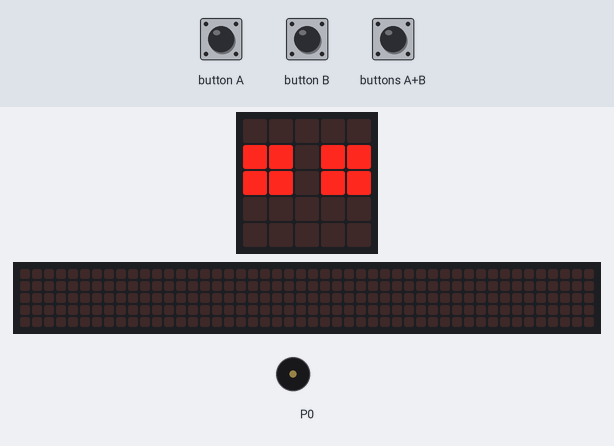
Bench run of a program on a simulated BBC micro:bit (MakeCode). Parts: the board's 5×5 LED display, a strip that is not on the board, showing the scrolling text unrolled, buzzer (waves = sounding). Inputs (shaded band) come from the test bench. A reset restarts the program; no radio messages arrive unless stated (any console line starting 'radio sent:' is added by the test bench); the 48×5 strip is a reading aid, not a part: it shows the text the display is scrolling, unrolled, one strip-width of it at a time; what the program prints to the serial console is not drawn.

Above: at 1.6 s.
1.7 s: buttons A+B pressed for 0.15 s
At 3.3 s:
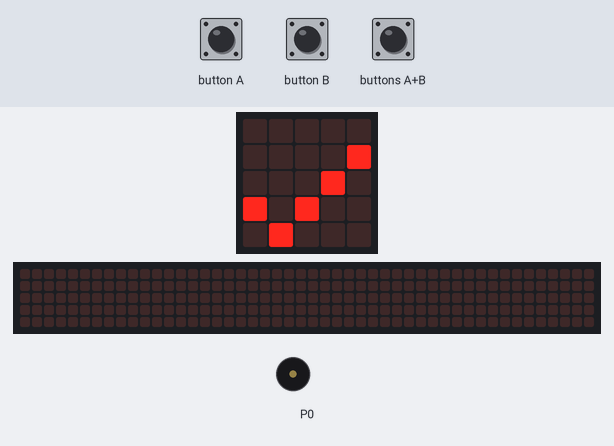
4.4 s: button A pressed for 0.15 s
At 5.6 s:
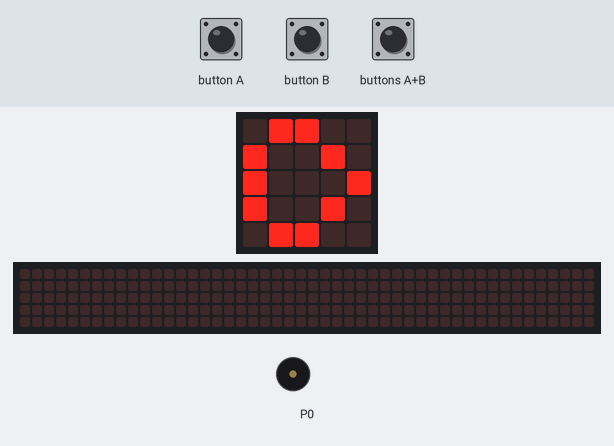
7.5 s: button A pressed for 0.15 s
At 10.17 s:
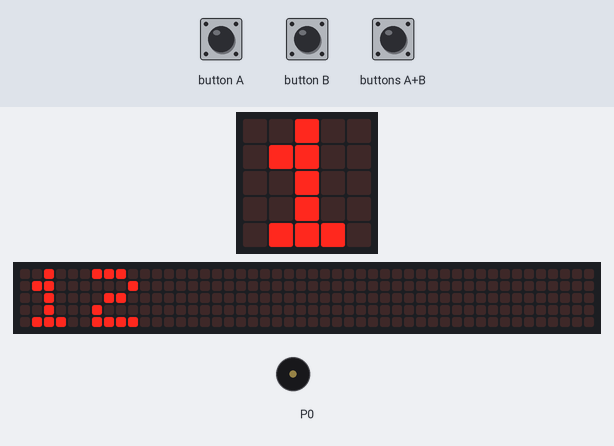
10.6 s: buttons A+B pressed for 1 s
12.2 s: buttons A+B pressed for 0.15 s
15.3 s: button B pressed for 0.15 s
At 17.5 s:
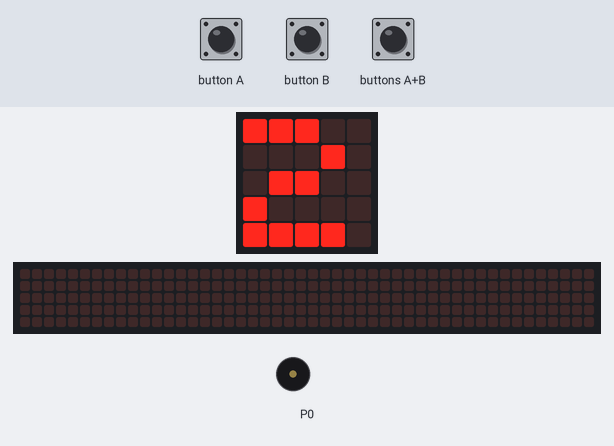
Timing chart, 0 to 19.0 s (numbered marks = the images above; inputs shaded):
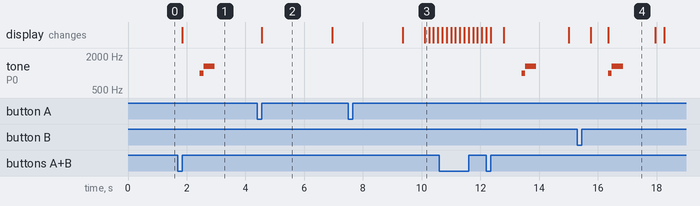

The program:

main.ts
```typescript
// Ereignis, wenn Taste A gedrückt wird
input.onButtonPressed(Button.A, function () {
    if (!(startErlaubtA)) {
        // Steuerung starten
        startErlaubtA = true
        basic.showLeds(`
            . # # . .
            # . . # .
            # . . . #
            # . . # .
            . # # . .
            `)
        basic.pause(2000)
        basic.showLeds(`
            . # # . .
            . . . # .
            . . # . .
            . . . . .
            . . # . .
            `)
        basic.pause(2000)
        basic.showNumber(zahlNachricht)
    } else if (!(sendeModus)) {
        // Zahl verringern
        zahlNachricht += 0 - 1
        begrenzeZahl()
        basic.showNumber(zahlNachricht)
    } else {
        // Wertepaar verringern
        wertePaar += 0 - 1
        begrenzeWertePaar()
        basic.showNumber(wertePaar)
    }
})
// Funktion zum Senden der Nachricht
function sendeFunkNachricht () {
    switch (zahlNachricht) {
        case 1: nachricht = "Servus"; break;
        case 2: nachricht = "Grüß Gott"; break;
        case 3: nachricht = "wie geht's?"; break;
        case 4: nachricht = "Gut"; break;
        case 5: nachricht = "Schlecht"; break;
        case 6: nachricht = "Adee"; break;
        case 7: nachricht = "Tschau"; break;
        case 8: nachricht = "Langeweile"; break;
        case 9: nachricht = "Lächeln"; break;
        case 10: nachricht = "Traurig"; break;
        case 11: nachricht = "Wütend"; break;
        case 12: nachricht = "IceFuzzy"; break;
    }
radio.sendString("" + (nachricht))
}
// Funktion zur Begrenzung des Wertepaars auf 1-2
function begrenzeWertePaar () {
    if (wertePaar < 1) {
        wertePaar = 1
    } else if (wertePaar > 2) {
        wertePaar = 1
    }
}
// Ereignis, wenn A und B gleichzeitig gedrückt werden
input.onButtonPressed(Button.AB, function () {
    basic.showIcon(IconNames.Yes)
    music._playDefaultBackground(music.builtInPlayableMelody(Melodies.BaDing), music.PlaybackMode.InBackground)
    basic.pause(1600)
    if (startErlaubtA && !(sendeModus)) {
        // In den Wertepaar-Einstellmodus wechseln
        sendeModus = true
        basic.showNumber(wertePaar)
    } else if (startErlaubtA && sendeModus) {
        // Nachricht senden
        sendeFunkNachricht()
        control.reset()
    } else if (letzteNachrichtEmpfangen) {
        // Zeige empfangene Nachricht an
        basic.showString(empfangeneNachricht)
        control.reset()
    }
})
// Funktion zur Begrenzung der ZahlNachricht auf 1-12
function begrenzeZahl () {
    if (zahlNachricht < 1) {
        zahlNachricht = 12
    } else if (zahlNachricht > 12) {
        zahlNachricht = 1
    }
}
// Ereignis, wenn Taste B gedrückt wird
input.onButtonPressed(Button.B, function () {
    if (startErlaubtA && !(sendeModus)) {
        // Zahl erhöhen
        zahlNachricht += 1
        begrenzeZahl()
        basic.showNumber(zahlNachricht)
    } else if (startErlaubtA && sendeModus) {
        // Wertepaar erhöhen
        wertePaar += 1
        begrenzeWertePaar()
        basic.showNumber(wertePaar)
    } else if (letzteNachrichtEmpfangen) {
        // Pfeil anzeigen
        basic.showArrow(ArrowNames.South)
    }
})
// Empfangene Nachricht verarbeiten
radio.onReceivedValue(function (name, value) {
    empfangeneNachricht = name
    letzteNachrichtEmpfangen = true
    if (value == 2) {
        // Alarm für Wertepaar 2 aktivieren
        basic.showIcon(IconNames.Diamond)
        music.playTone(262, music.beat(BeatFraction.Whole))
    }
})
let empfangeneNachricht = ""
let letzteNachrichtEmpfangen = false
let sendeModus = false
let startErlaubtA = false
let zahlNachricht = 0
let wertePaar = 0
let nachricht = ""
wertePaar = 1
zahlNachricht = 1
// Beim Start des Microbit
radio.setGroup(135)
basic.showLeds(`
    . . . . .
    # # . # #
    # # . # #
    . . . . .
    . . . . .
    `)
// Initialisierung
zahlNachricht = 1
wertePaar = 1
```

test.ts
```typescript
// Hier kann man Tests durchführen; diese Datei wird nicht kompiliert, wenn dieses Paket als Erweiterung verwendet wird.
```

Measured:
- after the input at 1.7 s, tone on P0: silent → 988 Hz after 0.75 s, → 1319 Hz 0.13 s later, → silent 0.38 s later; the display: changes after 0.15 s (image 1)
- after the input at 4.4 s, the display: changes after 0.15 s (image 2)
- after the input at 7.5 s, the display: first differs from a run without the input after 2.6 s (image 3)
- what the display in image 2 shows lasts 2.4 s, from 4.6 s to 7.0 s
